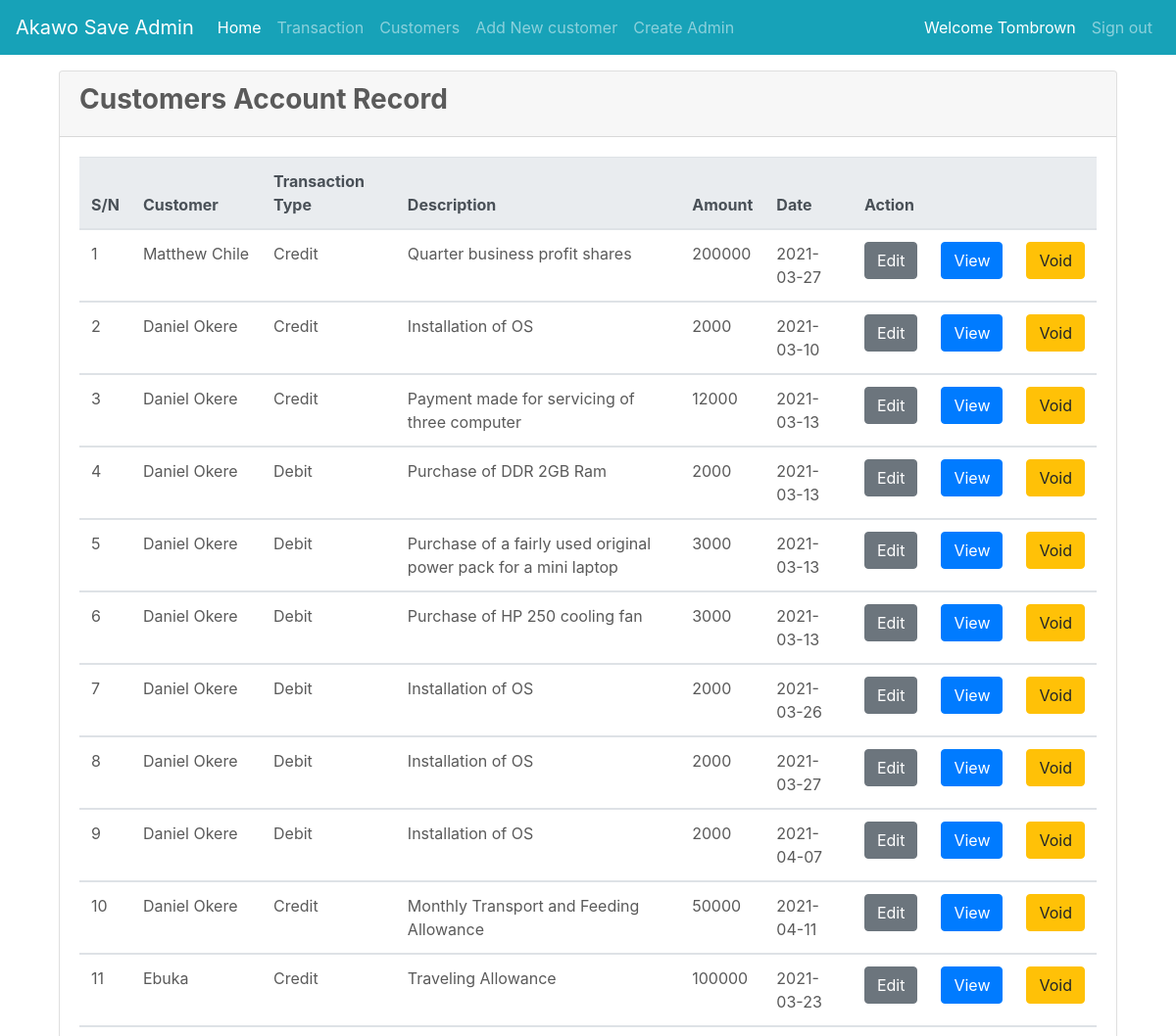
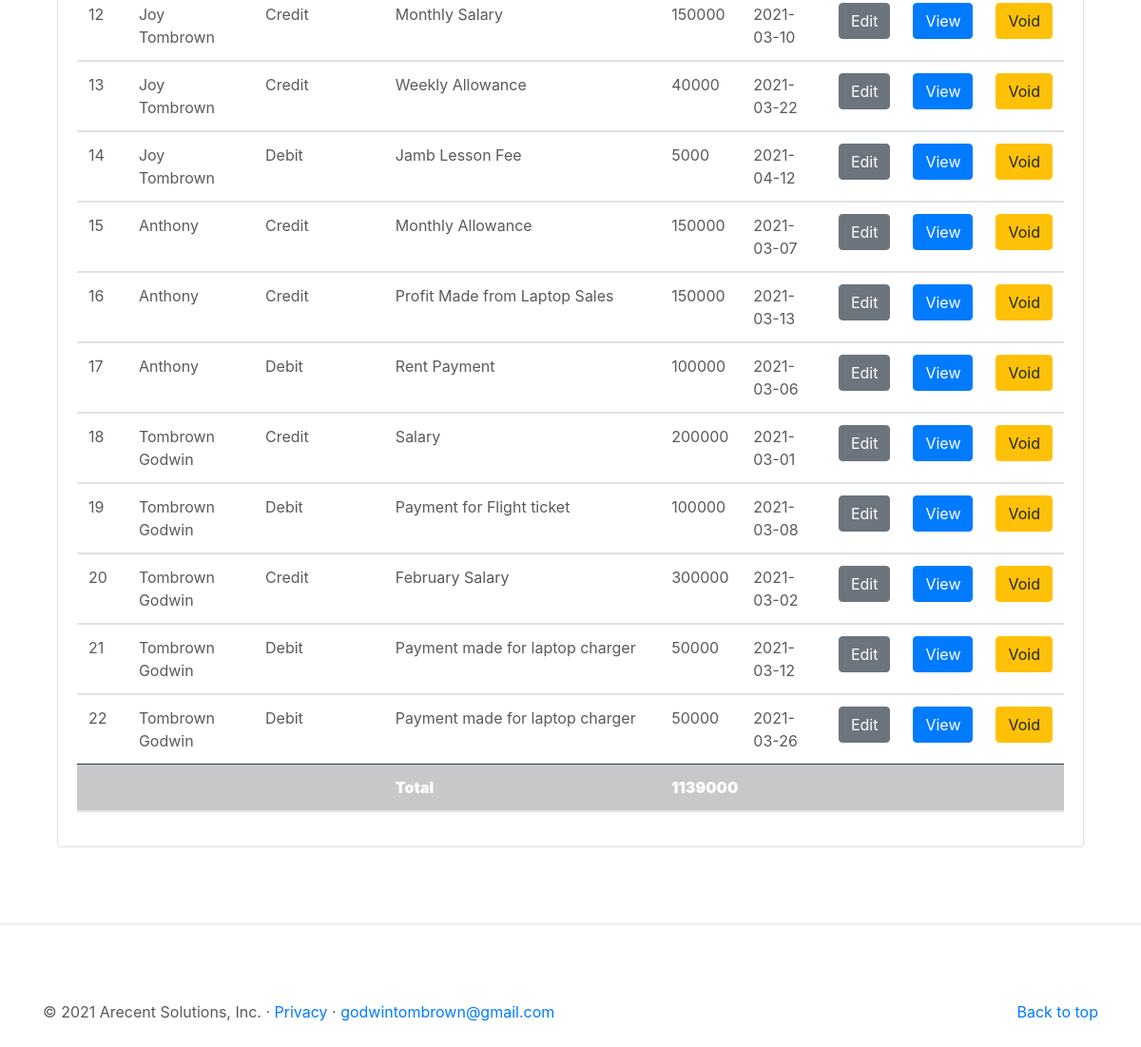
Screenshot of /views/admin/customers.php (signed in) with the database file from the repository (2 pictures, top to bottom).
### tables this page shows
CREATE TABLE `ledger` (
  `transaction_id` int(11) NOT NULL,
  `user_id` int(11) NOT NULL,
  `amount` float(10,0) NOT NULL,
  `transaction_type` int(50) NOT NULL,
  `transaction_no` varchar(50) NOT NULL,
  `description` varchar(255) NOT NULL,
  `date` date NOT NULL,
  `status` char(2) NOT NULL DEFAULT '1'
);

CREATE TABLE `users` (
  `user_id` int(11) NOT NULL,
  `user_name` varchar(100) NOT NULL,
  `user_email` varchar(50) NOT NULL,
  `user_phone` varchar(50) NOT NULL,
  `user_pass` varchar(41) NOT NULL
);

CREATE TABLE `transaction_type` (
  `tran_type_id` int(11) NOT NULL,
  `transaction_type` varchar(10) NOT NULL
);

### classes/ledger.php (called while the page is built, shortened)
<?php
    function select_ledger_record($mysqli){
        $query = "SELECT * FROM (ledger) ORDER BY user_id DESC";
        $result = mysqli_query($mysqli, $query) or die(mysqli_error($mysqli));
        return $result;
    }
    function total_amount($mysqli){
        $query = "SELECT sum(amount) AS total_amount FROM ledger";
        $result = mysqli_query($mysqli, $query) or die(mysqli_error($mysqli));
        return $result;
    }
?>

### classes/users.php (called while the page is built, shortened)
<?php
    function select_all_user_by_id($mysqli, $user_id){
        $query = "SELECT * FROM users WHERE user_id =".$user_id;
        $result = mysqli_query($mysqli, $query) or die(mysqli_error($mysqli));
        return $result;
    }
?>

### classes/transaction.php (called while the page is built, shortened)
<?php
    function select_transaction_type_by_id($mysqli, $tran_type_id){
        $query = "SELECT * FROM transaction_type WHERE tran_type_id=".$tran_type_id;
        $result = mysqli_query($mysqli, $query) or die(mysqli_error($mysqli));
        return $result;
    }
?>

### views/admin/customers.php (the view, shortened to what this page needs)
<?php
            $mysqli = database_connect();
        include_once '../../classes/ledger.php';
        include_once '../../classes/users.php';
        include_once '../../classes/transaction.php';
    ?>
  <?php
      include_once "../../includes/header.php";
      include_once "../../includes/navbar.php"
  ?>
    <main role="main">
            <div class="container my-4">
                <div class="col-md-12 col-lg-12">
                    <div class="card">
                        <div class="card-header">
                            <h3><b>Customers Account Record</b></h3>
                        </div>
                    <div class="card-body">
                        <div data-scrollable>
                        <div class="table-responsive">
                        <table class="table v-middle">
                            <thead class="thead-light">
                                <tr>
                                    <th scope="col">S/N</th>
                                    <th scope="col">Customer</th>
                                    <th scope="col">Transaction Type</th>
                                    <th scope="col">Description</th>
                                    <th scope="col">Amount</th>
                                    <th scope="col">Date</th>
                                    <th scope="col" colspan="3">Action</th>
                                </tr>
                            </thead>
                                <?php
                                    $cnt = 1;
                                    $result = select_ledger_record($mysqli);
                                    if(mysqli_num_rows($result)>0){
                                        while ($ledger_row = mysqli_fetch_assoc($result)) {
                                            $tran_id = $ledger_row['transaction_id'];
                                            $user_res = select_all_user_by_id($mysqli, $user_id = $ledger_row['user_id']);
                                                if(mysqli_num_rows($user_res)>0){
                                                    while ($user_row =mysqli_fetch_assoc($user_res)) {
                                                       $user_id = $user_row['user_id'];
                                                       $user_name = $user_row['user_name'];
                                                    }
                                                }
                                            $amount  = $ledger_row['amount'];
                                                        if($amount < 0){
                                                       $amount = $amount * -1;
                                                        }
                                            $tran_res = select_transaction_type_by_id($mysqli, $tran_type_id = $ledger_row['transaction_type']);
                                            if(mysqli_num_rows($tran_res)>0){
                                                while ($tran_row = mysqli_fetch_assoc($tran_res)) {
                                                    $transaction_type = $tran_row['transaction_type'];
                                                }
                                            }
                                            $date = $ledger_row['date'];
                                            $description = $ledger_row['description'];
                                        ?>
                                        <tbody>
                                            <tr>
                                                <td><?php echo $cnt; ?></td>
                                                <td><?php echo $user_name; ?></td>
                                                <td><?php echo $transaction_type;?></td>
                                                <td><?php echo $description; ?></td>
                                                <td><?php echo $amount; ?></td>
                                                <td><?php echo $date; ?></td>
                                                <td><a href="edit_trans.php?edit=1&tran_id=<?php echo $tran_id; ?>" class="btn btn-secondary">Edit</a></td>
                                                <td><a href="user_record.php?view=1&user_id=<?php echo $user_id; ?>" class="btn btn-primary">View</a></td>
                                                <td><a href="customers.php?void=1&tran_id=<?php echo $tran_id; ?>" class="btn btn-warning">Void</a></td>
                                            </tr>
                                        <?php
                                            $cnt ++;
                                        }
                                    }
                                ?>
                           </tbody>
                                    <?php $total = total_amount($mysqli);
                                        while ($total_row = mysqli_fetch_assoc($total)) {
                                            $total_amount = $total_row['total_amount'];
                                        }
                                    ?>
                                <thead>
                                <tr  class="table-dark">
                                <th> </th>
                                <th> </th>
                                <th> </th>
                                <th><b>Total</b></th>
                                <th colspan="4"><b><?php echo $total_amount ?></b> </th>
                                <th> </th>
                                </tr>
                                </thead>
                        </table>
                        </div>
                        </div>
                    </div>
                </div>
            </div>
            </div>
        <hr class="featurette-divider">
     <?php
        include "../../includes/footer.php";
     ?>

### includes/header.php (shortened to what this page needs)
<!doctype html>
<html lang="en">
  <head>
<link href="../../dist/css/bootstrap.min.css" rel="stylesheet">
    <link href="carousel.css" rel="stylesheet">
  </head>

### includes/navbar.php (shortened to what this page needs)
<?php
  if(isset($_SESSION['user_id']) || isset($_SESSION['admin_id'])){
        if(!isset($_SESSION['user_id'])){
         ?>
      <header>
  <nav class="navbar navbar-expand-md navbar-dark fixed-top bg-info">
    <a class="navbar-brand" href="#">Akawo Save Admin</a>
    <div class="collapse navbar-collapse" id="navbarCollapse">
      <ul class="navbar-nav mr-auto">
        <li class="nav-item active">
          <a class="nav-link" href="home.php">Home <span class="sr-only">(current)</span></a>
        </li>
        <li class="nav-item">
          <a class="nav-link" href="transaction.php">Transaction</a>
        </li>
        <li class="nav-item">
          <a class="nav-link" href="customers.php">Customers</a>
        </li>
        <li class="nav-item">
          <a class="nav-link" href="#">Add New customer</a>
        </li>
        <li class="nav-item">
          <a class="nav-link" href="#">Create Admin</a>
        </li>
      </ul>
      <ul class="navbar-nav ml-auto mb-2 mb-md-0">
      <li class="nav-item">
          <a class="nav-link active">  <?php
              if(isset($_SESSION['admin_name'])){
                echo "Welcome ". $_SESSION['admin_name'];
              }
          ?></a>
        </li>
        <li class="nav-item">
          <a class="nav-link" href="signout.php">Sign out</a>
        </li>
      </ul>
    </div>
  </nav>
</header>
     <?php
        }
  ?>
  <?php
  }
?>

### includes/footer.php (shortened to what this page needs)
 <footer class="container">
       <?php
          if(isset($_SESSION['user_id']) || isset($_SESSION['admin_id'])){
            ?>
             <p class="float-right"><a href="#">Back to top</a></p>
         <?php
          }else{
          ?>
          <?php
          }
       ?>
        <p>&copy; 2021 Arecent Solutions, Inc. &middot; <a href="#">Privacy</a> &middot; <a href="#">godwintombrown@gmail.com</a></p>
      </footer>
    </main>
  </body>
</html>

### views/admin/carousel.css (style rules this page uses)
.featurette-divider { margin: 5rem 0; }

### rows the page displays
ledger: user.user_name "Matthew Chile", transaction_type.transaction_type "Credit", description "Quarter business profit shares", amount "200000", date "2021-03-27"
ledger: user.user_name "Daniel Okere", transaction_type.transaction_type "Credit", description "Installation of OS", amount "2000", date "2021-03-10"
ledger: user.user_name "Daniel Okere", transaction_type.transaction_type "Credit", description "Payment made for servicing of three computer", amount "12000", date "2021-03-13"
ledger: user.user_name "Daniel Okere", transaction_type.transaction_type "Debit", description "Purchase of DDR 2GB Ram", amount "2000", date "2021-03-13"
ledger: user.user_name "Daniel Okere", transaction_type.transaction_type "Debit", description "Purchase of a fairly used original power pack for a mini laptop", amount "3000", date "2021-03-13"
ledger: user.user_name "Daniel Okere", transaction_type.transaction_type "Debit", description "Purchase of HP 250 cooling fan", amount "3000", date "2021-03-13"
ledger: user.user_name "Daniel Okere", description "Installation of OS", amount "2000", date "2021-03-26"
transaction_type: transaction_type "Debit"
ledger: user.user_name "Daniel Okere", description "Installation of OS", amount "2000", date "2021-03-27"
ledger: user.user_name "Daniel Okere", description "Installation of OS", amount "2000", date "2021-04-07"
ledger: user.user_name "Daniel Okere", transaction_type.transaction_type "Credit", description "Monthly Transport and Feeding Allowance", amount "50000", date "2021-04-11"
ledger: user.user_name "Ebuka", transaction_type.transaction_type "Credit", description "Traveling Allowance", amount "100000", date "2021-03-23"
ledger: user.user_name "Joy Tombrown", transaction_type.transaction_type "Credit", description "Monthly Salary", amount "150000", date "2021-03-10"
ledger: user.user_name "Joy Tombrown", transaction_type.transaction_type "Credit", description "Weekly Allowance", amount "40000", date "2021-03-22"
ledger: user.user_name "Joy Tombrown", transaction_type.transaction_type "Debit", description "Jamb Lesson Fee", amount "5000", date "2021-04-12"
ledger: user.user_name "Anthony", transaction_type.transaction_type "Credit", description "Monthly Allowance", amount "150000", date "2021-03-07"
ledger: user.user_name "Anthony", transaction_type.transaction_type "Credit", description "Profit Made from Laptop Sales", amount "150000", date "2021-03-13"
ledger: user.user_name "Anthony", transaction_type.transaction_type "Debit", description "Rent Payment", amount "100000", date "2021-03-06"
ledger: user.user_name "Tombrown Godwin", transaction_type.transaction_type "Credit", description "Salary", amount "200000", date "2021-03-01"
ledger: user.user_name "Tombrown Godwin", transaction_type.transaction_type "Debit", description "Payment for Flight ticket", amount "100000", date "2021-03-08"
ledger: user.user_name "Tombrown Godwin", transaction_type.transaction_type "Credit", description "February Salary", amount "300000", date "2021-03-02"
ledger: user.user_name "Tombrown Godwin", transaction_type.transaction_type "Debit", description "Payment made for laptop charger", amount "50000", date "2021-03-12"
ledger: user.user_name "Tombrown Godwin", description "Payment made for laptop charger", amount "50000", date "2021-03-26"

### other values shown
$_SESSION['admin_name'] "Tombrown"
$total_amount "1139000"
